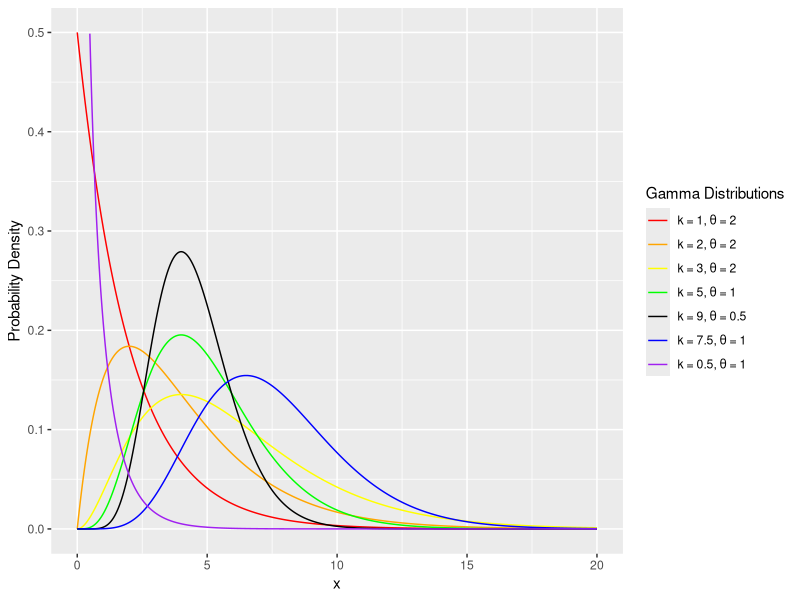

Source code (R):
## ---- chunk 1
library(ggthemes)
library(ggplot2)
x = seq(from=0, to=20, by=0.005)

#texts = c("k=1.0, theta=2.0", "k=2.0, theta=2.0", "k=3.0, theta=2.0",
#          "k=5.0, theta=1.0", "k=9.0, theta=0.5", "k=7.5, theta=1.0",
#          "k=0.5, theta=1.0")
colors = c("red","orange","yellow","green","black","blue","purple")

ga1 = dgamma(x,shape=1.0,scale=2.0)
ga2 = dgamma(x,shape=2.0,scale=2.0)
ga3 = dgamma(x,shape=3.0,scale=2.0)
ga4 = dgamma(x,shape=5.0,scale=1.0)
ga5 = dgamma(x,shape=9.0,scale=0.5)
ga6 = dgamma(x,shape=7.5,scale=1.0)
ga7 = dgamma(x,shape=0.5,scale=1.0)

# plot(x,ga1,type="n",xlim=c(0,20),ylim=c(0,0.5))
# lines(x,ga1,type="l",col=color[1])
# lines(x,ga2,type="l",col=color[2])
# lines(x,ga3,type="l",col=color[3])
# lines(x,ga4,type="l",col=color[4])
# lines(x,ga5,type="l",col=color[5])
# lines(x,ga6,type="l",col=color[6])
# lines(x,ga7,type="l",col=color[7])
# legend("topright", texts, lty=rep(c(1),7), col = color)

# New code

my_gamma = data.frame(x = x, ga1 = ga1, ga2 = ga2, ga3 = ga3, ga4 = ga4, ga5 = ga5, ga6 = ga6, ga7 = ga7)

ggplot(data = my_gamma) + geom_line(aes(x = x, y = ga1, col = "a")) + 
  geom_line(aes(x = x, y = ga2, col = "b")) +
  geom_line(aes(x = x, y = ga3, col = "c")) + 
  geom_line(aes(x = x, y = ga4, col = "d")) +
  geom_line(aes(x = x, y = ga5, col = "e")) +
  geom_line(aes(x = x, y = ga6, col = "f")) +
  geom_line(aes(x = x, y = ga7, col = "g")) +
  scale_color_manual(values = colors,
                     labels = c(bquote(paste(k, " = ", 1, ", ", theta, " = ", 2)),
                                bquote(paste(k, " = ", 2, ", ", theta, " = ", 2)), 
                                bquote(paste(k, " = ", 3, ", ", theta, " = ", 2)),
                                bquote(paste(k, " = ", 5, ", ", theta, " = ", 1)),
                                bquote(paste(k, " = ", 9, ", ", theta, " = ", 0.5)),
                                bquote(paste(k, " = ", 7.5, ", ", theta, " = ", 1)),
                                bquote(paste(k, " = ", 0.5, ", ", theta, " = ", 1))),
                     name = "Gamma Distributions") + 
  xlim(0, 20) + ylim(0, 0.5) +
  ylab("Probability Density") + xlab("x") # + theme_tufte()
## ---- chunk 2
temp <- matrix(c(0.75, 1, 0.67, 0.047), nrow = 2, byrow = TRUE)
rownames(temp) <- c('Before', 'After')
colnames(temp) <- c('lambda', 'Standard Deviation')

knitr::kable(
  x = temp,
  booktabs = TRUE,
  caption = 'Before and after seeing the data'
)
